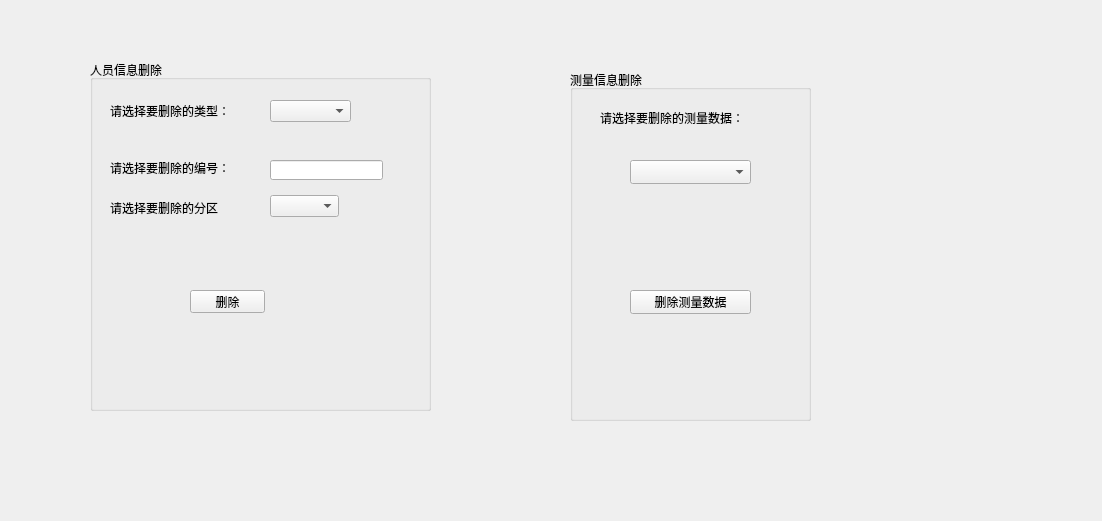
<ui version="4.0" >
 <class>DeleteWidgtClass</class>
 <widget class="QWidget" name="DeleteWidgtClass" >
  <property name="geometry" >
   <rect>
    <x>0</x>
    <y>0</y>
    <width>1102</width>
    <height>521</height>
   </rect>
  </property>
  <property name="windowTitle" >
   <string>DeleteWidgt</string>
  </property>
  <widget class="QGroupBox" name="groupBox" >
   <property name="geometry" >
    <rect>
     <x>90</x>
     <y>60</y>
     <width>341</width>
     <height>351</height>
    </rect>
   </property>
   <property name="title" >
    <string>人员信息删除</string>
   </property>
   <widget class="QLabel" name="label" >
    <property name="geometry" >
     <rect>
      <x>20</x>
      <y>40</y>
      <width>151</width>
      <height>21</height>
     </rect>
    </property>
    <property name="text" >
     <string>请选择要删除的类型：</string>
    </property>
   </widget>
   <widget class="QComboBox" name="comboBox" >
    <property name="geometry" >
     <rect>
      <x>180</x>
      <y>40</y>
      <width>81</width>
      <height>22</height>
     </rect>
    </property>
   </widget>
   <widget class="QLabel" name="label_2" >
    <property name="geometry" >
     <rect>
      <x>20</x>
      <y>100</y>
      <width>151</width>
      <height>16</height>
     </rect>
    </property>
    <property name="text" >
     <string>请选择要删除的编号：</string>
    </property>
   </widget>
   <widget class="QLineEdit" name="numberLineEdit" >
    <property name="geometry" >
     <rect>
      <x>180</x>
      <y>100</y>
      <width>113</width>
      <height>20</height>
     </rect>
    </property>
   </widget>
   <widget class="QPushButton" name="deleteButton" >
    <property name="geometry" >
     <rect>
      <x>100</x>
      <y>230</y>
      <width>75</width>
      <height>23</height>
     </rect>
    </property>
    <property name="text" >
     <string>删除</string>
    </property>
   </widget>
   <widget class="QLabel" name="fenquLabel" >
    <property name="geometry" >
     <rect>
      <x>20</x>
      <y>140</y>
      <width>151</width>
      <height>16</height>
     </rect>
    </property>
    <property name="text" >
     <string>请选择要删除的分区</string>
    </property>
   </widget>
   <widget class="QComboBox" name="fenquComboBox" >
    <property name="geometry" >
     <rect>
      <x>180</x>
      <y>135</y>
      <width>69</width>
      <height>22</height>
     </rect>
    </property>
   </widget>
  </widget>
  <widget class="QGroupBox" name="measureGroupBox" >
   <property name="geometry" >
    <rect>
     <x>570</x>
     <y>70</y>
     <width>241</width>
     <height>351</height>
    </rect>
   </property>
   <property name="title" >
    <string>测量信息删除</string>
   </property>
   <widget class="QComboBox" name="measureComboBox" >
    <property name="geometry" >
     <rect>
      <x>60</x>
      <y>90</y>
      <width>121</width>
      <height>24</height>
     </rect>
    </property>
   </widget>
   <widget class="QLabel" name="label_3" >
    <property name="geometry" >
     <rect>
      <x>30</x>
      <y>40</y>
      <width>201</width>
      <height>16</height>
     </rect>
    </property>
    <property name="text" >
     <string>请选择要删除的测量数据：</string>
    </property>
   </widget>
   <widget class="QPushButton" name="measureDelButton" >
    <property name="geometry" >
     <rect>
      <x>60</x>
      <y>220</y>
      <width>121</width>
      <height>24</height>
     </rect>
    </property>
    <property name="text" >
     <string>删除测量数据</string>
    </property>
   </widget>
  </widget>
 </widget>
 <layoutdefault spacing="6" margin="11" />
 <resources/>
 <connections/>
</ui>
